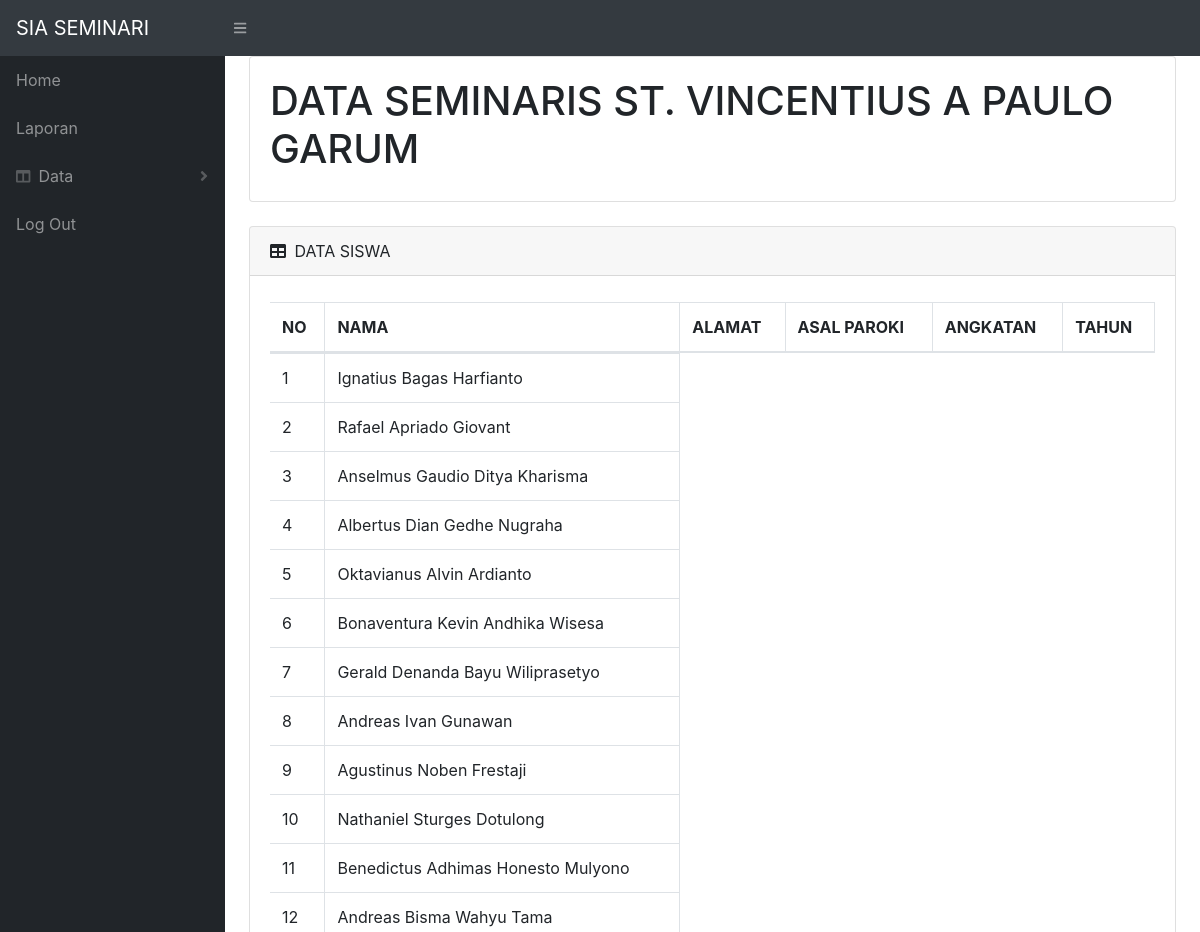
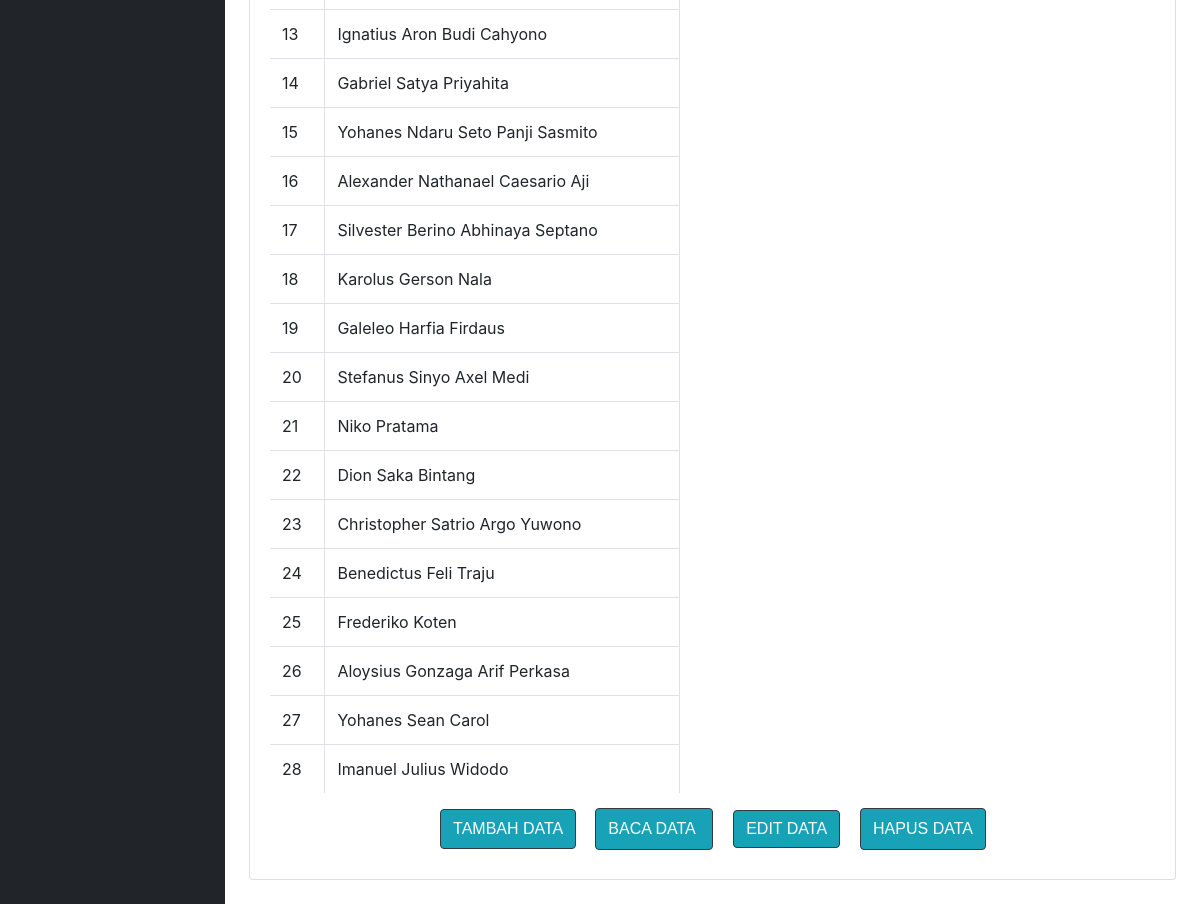
The app's page /index.php/admin/viewdataSiswa with its own data (2 pictures, top to bottom).
### tables this page shows
CREATE TABLE `siswa` (
  `id` int(10) NOT NULL,
  `nama` varchar(100) NOT NULL,
  `tanggalLahir` date NOT NULL,
  `tempatLahir` varchar(100) NOT NULL,
  `tanggalBaptis` date NOT NULL,
  `tempatBaptis` varchar(100) NOT NULL,
  `tanggalKrisma` date NOT NULL,
  `tempatKrisma` varchar(100) NOT NULL,
  `riwayatSd` varchar(100) NOT NULL,
  `riwayatSmp` varchar(100) NOT NULL,
  `riwayatSakit` varchar(100) NOT NULL,
  `studi` varchar(100) NOT NULL,
  `namaAyah` varchar(100) NOT NULL,
  `pekerjaanAyah` varchar(80) NOT NULL,
  `nomorTelponAyah` varchar(50) NOT NULL,
  `namaIbu` varchar(100) NOT NULL,
  `pekerjaanIbu` varchar(80) NOT NULL,
  `nomorTelponIbu` varchar(50) NOT NULL,
  `statusPernikahanOrtu` varchar(100) NOT NULL,
  `jumlahSaudara` int(10) NOT NULL,
  `alamatRumah` varchar(100) NOT NULL,
  `teleponEmail` varchar(100) NOT NULL,
  `rekomendasiSekolah` varchar(100) NOT NULL,
  `rekomendasiParoki` varchar(100) NOT NULL,
  `asalParoki` varchar(100) NOT NULL,
  `alamatParoki` varchar(100) NOT NULL,
  `teleponParoki` varchar(100) NOT NULL
);

### application/controllers/admin.php (called while the page is built, shortened)
<?php
class admin extends CI_Controller {
	public function __construct() {
		$this->load->model('admin_models');
	}
	public function viewdataSiswa(){
		$data['seminaris'] = $this->admin_models->getAllSeminaris();
		$this->load->view('templates/header.php');
		$this->load->view('admin/dataSeminaris',$data);
	}
}

### index.php (called while the page is built, shortened)
<?php
require_once BASEPATH.'core/CodeIgniter.php';

### application/models/admin_models.php (called while the page is built, shortened)
<?php
class admin_models extends CI_Model {
	public function getAllSeminaris(){
		return $this->db->get('siswa')->result_array();
	}
}
 ?>

### application/views/admin/dataSeminaris.php (the view, shortened to what this page needs)
<!DOCTYPE html>
<html lang="en">
    <head>
        <link rel="stylesheet" href="<?php echo base_url(). 'assets/sbadmin/css/styles.css'?>">
        <link href="https://cdn.datatables.net/1.10.20/css/dataTables.bootstrap4.min.css" rel="stylesheet" />
    </head>
    <body>
                    <div class="container-fluid">
                        <div class="card mb-4">
                            <div class="card-body">
                                <h1>DATA SEMINARIS ST. VINCENTIUS A PAULO GARUM</h1>
                            </div>
                        </div>
                        <div class="card mb-4">
                            <div class="card-header">
                                <i class="fas fa-table mr-1"></i>
                               DATA SISWA
                            </div>
                            <div class="card-body">
                                <div class="table-responsive">
                                    <table class="table table-bordered" id="dataTable" width="100%" cellspacing="0">
                                        <thead>
                                            <tr>
                                                <th>NO</th>
                                                <th>NAMA</th>
                                                <th>ALAMAT</th>
                                                <th>ASAL PAROKI</th>
                                                <th>ANGKATAN</th>
                                                <th>TAHUN</th>
                                            </tr>
                                        </thead>
                                        <tbody>
                                           <?php $i = 1;
                                           foreach ($seminaris as $row)
                                            : ?>
                                            <tr>
                                            <td><?= $i ?></td>
                                            <td><?php echo $row['nama']; ?></td>
                                            <tr>
                                            <?php $i++;
                                            endforeach; ?>
                                        </tbody>
                                    </table>
                                    <div class="col text-center">
                                        <div class="btn-group" role="group">
                                            <button class="btn btn-primary bg-info border rounded border-dark" type="button" style="background-color: rgb(249,253,251);font-family: 'Archivo Black', sans-serif;margin: 10px;">TAMBAH DATA</button>
                                            <button class="btn btn-primary bg-info border rounded border-dark" type="button" style="font-family: 'Archivo Black', sans-serif;margin: 9px;background-color: rgb(245,247,246);">BACA DATA&nbsp;</button>
                                            <button class="btn btn-primary bg-info border rounded border-dark" type="button" style="font-family: 'Archivo Black', sans-serif;margin: 11px;background-color: rgb(248,249,249);">EDIT DATA</button>
                                            <button class="btn btn-primary text-center bg-info border rounded border-dark" type="button" style="font-family: 'Archivo Black', sans-serif;margin: 9px;background-color: rgb(245,247,246);">HAPUS DATA</button>
                                        </div>
                                    </div>
                                </div>
                            </div>
                        </div>
    </body>
</html>

### application/views/templates/header.php (shortened to what this page needs)
<!DOCTYPE html>
<html lang="en">
<head>
    <link href="<?php echo base_url (). 'assets/sbadmin/css/styles.css'?>" rel="stylesheet" />
    <link href="https://cdn.datatables.net/1.10.20/css/dataTables.bootstrap4.min.css" rel="stylesheet" />
</head>
<body style="background :linear-gradient(rgba(0,0,0,0,0.5), rgba(0,0,00.5));background-image: url();background-size: 20px; background-repeat: no-repeat; background-position: center;position: relative;" >
    <nav class="sb-topnav navbar navbar-expand navbar-dark bg-dark">
        <a class="navbar-brand" href="index.html">SIA SEMINARI</a>
        <button class="btn btn-link btn-sm order-1 order-lg-0" id="sidebarToggle" href="#"><i class="fas fa-bars"></i></button>
    </nav>
    <div id="layoutSidenav" >
        <div id="layoutSidenav_nav">
            <nav class="sb-sidenav accordion sb-sidenav-dark" id="sidenavAccordion">
                <div class="sb-sidenav-menu">
                    <div class="nav">
                     <a class="nav-link" href= '<?= base_url();?>admin/halut'">Home</a>
                     <a class="nav-link" href= '<?= base_url();?>admin/laporan'">Laporan</a>
                     <a class="nav-link collapsed" href="#" data-toggle="collapse" data-target="#collapsePages" aria-expanded="false" aria-controls="collapsePages">
                        <div class="sb-nav-link-icon"><i class="fas fa-columns"></i></div>
                        Data
                        <div class="sb-sidenav-collapse-arrow"><i class="fas fa-angle-down"></i></div>
                    </a>
                    <a class="nav-link" href= '<?= base_url();?>admin'">Log Out</a>
                </div>
            </div>
        </nav>
    </div>
    <div id="layoutSidenav_content">

### records on screen
siswa: nama "Ignatius Bagas Harfianto"
siswa: nama "Rafael Apriado Giovant"
siswa: nama "Anselmus Gaudio Ditya Kharisma"
siswa: nama "Albertus Dian Gedhe Nugraha"
siswa: nama "Oktavianus Alvin Ardianto"
siswa: nama "Bonaventura Kevin Andhika Wisesa"
siswa: nama "Gerald Denanda Bayu Wiliprasetyo"
siswa: nama "Andreas Ivan Gunawan"
siswa: nama "Agustinus Noben Frestaji"
siswa: nama "Nathaniel Sturges Dotulong"
siswa: nama "Benedictus Adhimas Honesto Mulyono"
siswa: nama "Andreas Bisma Wahyu Tama"
siswa: nama "Ignatius Aron Budi Cahyono"
siswa: nama "Gabriel Satya Priyahita"
siswa: nama "Yohanes Ndaru Seto Panji Sasmito"
siswa: nama "Alexander Nathanael Caesario Aji"
siswa: nama "Silvester Berino Abhinaya Septano"
siswa: nama "Karolus Gerson Nala"
siswa: nama "Galeleo Harfia Firdaus"
siswa: nama "Stefanus Sinyo Axel Medi"
siswa: nama "Niko Pratama"
siswa: nama "Dion Saka Bintang"
siswa: nama "Christopher Satrio Argo Yuwono"
siswa: nama "Benedictus Feli Traju"
siswa: nama "Frederiko Koten"
siswa: nama "Aloysius Gonzaga Arif Perkasa"
siswa: nama "Yohanes Sean Carol"
siswa: nama "Imanuel Julius Widodo"
